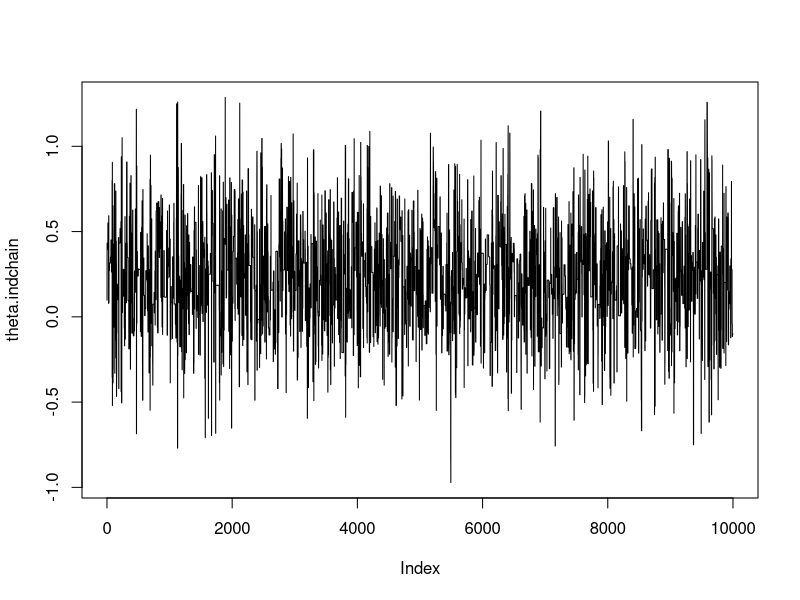
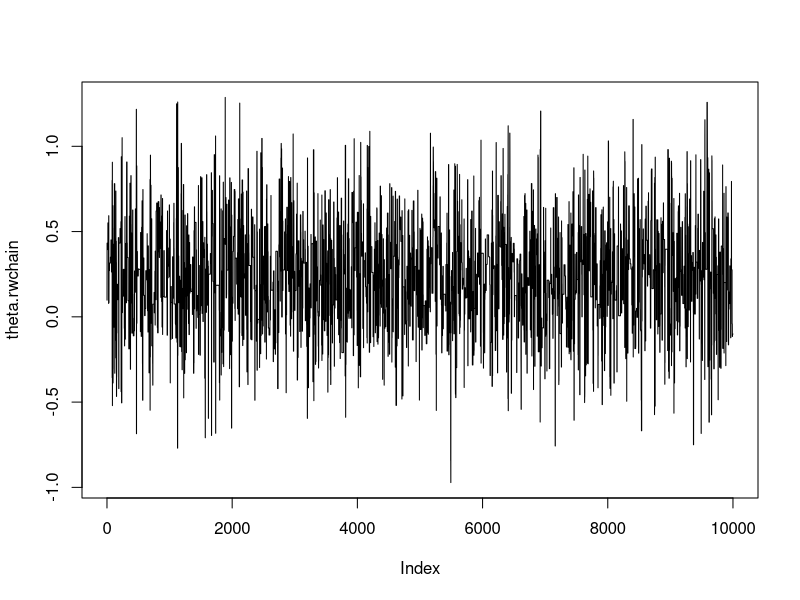

R code for these plots, in order:
### model
### Likelihood: x \sim N(theta,1)
### Prior: theta \sim Laplace(0,1)

### Independence Chain Metropolis-Hastings
IndMH <- function(theta0,x,burnin,N){
  n = length(x)
  theta.indchain = numeric(N)
  
  ## burn-in
  for (i in 1:burnin) {
    theta.star = rnorm(1,0,2) # proposal
    MH1 = -0.5*sum((x-theta.star)^2)-0.2*abs(theta.star)-theta0^2/8
    MH2 = -0.5*sum((x-theta0)^2)-0.2*abs(theta0)-theta.star^2/8
    alpha = min(1,exp(MH1-MH2)) # acceptance rate
    u = runif(1,0,1)
    if(u<=alpha){theta0 = theta.star}
  }
  
  ## sampling
  for (i in 1:N) {
    theta.star = rnorm(1,0,2) # proposal
    MH1 = -0.5*sum((x-theta.star)^2)-0.2*abs(theta.star)-theta0^2/8
    MH2 = -0.5*sum((x-theta0)^2)-0.2*abs(theta0)-theta.star^2/8
    alpha = min(1,exp(MH1-MH2)) # acceptance rate
    u = runif(1,0,1)
    if(u<=alpha){theta.indchain[i] = theta.star}
    else{theta.indchain[i] = theta0}
    theta0 = theta.indchain[i]
  }
  
  return(theta.indchain)
}

### Random Walk Metropolis-Hastings
RWMH <- function(theta0,x,burnin,N){
  n = length(x)
  theta.rwchain = numeric(N)
  
  ## burn-in
  for (i in 1:burnin) {
    theta.star = theta0 + rnorm(1,0,1) # proposal
    MH1 = -0.5*sum((x-theta.star)^2)-0.2*abs(theta.star)
    MH2 = -0.5*sum((x-theta0)^2)-0.2*abs(theta0)
    alpha = min(1,exp(MH1-MH2)) # acceptance rate
    u = runif(1,0,1)
    if(u<=alpha){theta0 = theta.star}
  }
  
  ## sampling
  for (i in 1:N) {
    theta.star = theta0 + rnorm(1,0,1) # proposal
    MH1 = -0.5*sum((x-theta.star)^2)-0.2*abs(theta.star)
    MH2 = -0.5*sum((x-theta0)^2)-0.2*abs(theta0)
    alpha = min(1,exp(MH1-MH2)) # acceptance rate
    u = runif(1,0,1)
    if(u<=alpha){theta.rwchain[i] = theta.star}
    else{theta.rwchain[i] = theta0}
    theta0 = theta.rwchain[i]
  }
  
  return(theta.indchain)
}

###### Simple Comparison
x = rbinom(10,1,0.2)*rnorm(10,0,4) + rnorm(10,0,1)
theta.indchain = IndMH(1,x,5000,10000)
theta.rwchain = RWMH(1,x,5000,10000)
plot(theta.indchain, type = "l")
plot(theta.rwchain, type = "l")


